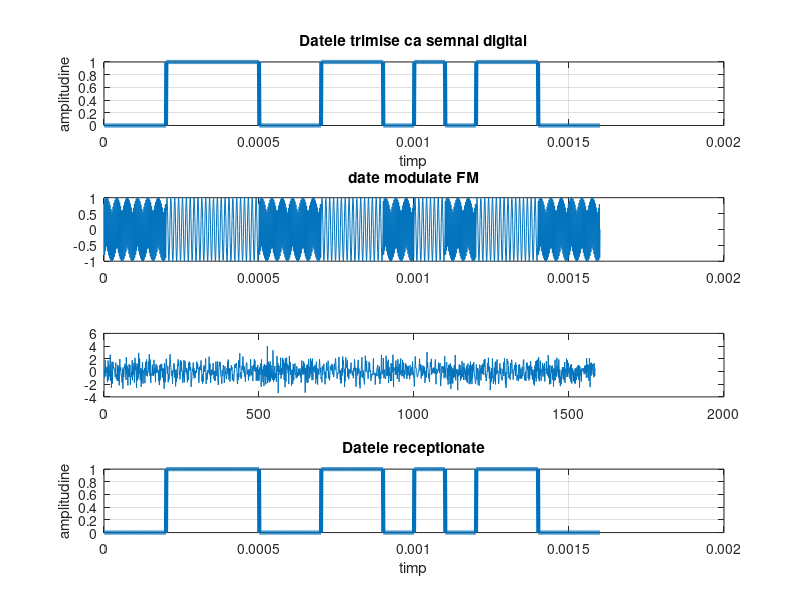

Source code (MATLAB):
%Tema 1 Prelucrarea semnalelor.(digital signal processing)
%Popescu Ionut Cosmin, 331AC
%modulation of a bit stream using FSK

data = [0 0 1 1 1 0 0 1 1 0 1 0 1 1 0 0 ]; %sirul de biti pe care il vom modula
%stem(data)%reprezentare date.
bit_period = 0.0001;
disp('Mesajul catre transmitatorul FM');%mesage to FM trasmitter
disp(data);


%am reprezentat sirul de biti ca un semnal dreptunghiular
%representation of the bit stream "data" as a rectangular singnal
bit = [];
for n=1 : 1 : length(data)
    if data(n) == 1;
        a = ones(1, 100);
    else data(n) = 0;
        a = zeros(1, 100);
    end
     bit = [bit a];

end

t1 = bit_period / 100 : bit_period/100 : 100 * length(data) * (bit_period/100);
subplot(4,1,1);
plot(t1, bit, 'lineWidth', 3);
grid on;
xlabel('timp');%time
ylabel('amplitudine');%amplitude
title('Datele trimise ca semnal digital');%data as digital signal


%%modularea semnalului
%modulation of signal
bit_rate = 1 / bit_period;
frecv_bit_0 = bit_rate * 8;
frecv_bit_1 = bit_rate * 32;
t2 = bit_period / 99 : bit_period / 99 : bit_period;
b = length(t2);%signal size
signal = [];

for i = 1 : 1 : length(data)
    if(data(i) == 1)
        y = sin(2 * pi * frecv_bit_0 * t2);
    else
        y = sin(2 * pi * frecv_bit_1 * t2);
    end
    signal = [signal, y];
end

t3 = bit_period / 99 : bit_period / 99 : bit_period * length(data);
b1 = length(t3);
subplot(4, 1, 2);
plot(t3, signal);
title('date modulate FM');


%adaugare zgomot peste semnalul modulat
% awgn - add white gaussian noise
noisy_signal = awgn(signal, 1.5);
subplot(4, 1, 3);
plot(noisy_signal);


%demodulare
%demodulation
mn = [];
for n = b : b : length(noisy_signal)
    t = bit_period / 99 : bit_period / 99 : bit_period;
    y1 = sin(2 * pi * frecv_bit_0 * t2);
    y2 = sin(2 * pi * frecv_bit_1 * t2);
    
    c = y1.*noisy_signal((n-(b-1)):n);
    c1 = y2.*noisy_signal((n-(b-1)):n);
    t4 = bit_period / 99 : bit_period / 99 : bit_period;
    
    z1 = trapz(t4, c); %integrare dupa t4 a semnalelor fm 
    z2 = trapz(t4, c1);
    z3 = round(2 * z1 / bit_period);
    z4 = round(2 * z2 / bit_period);
    
    if(z3 > 0.5)%amplitudianea semnalului este 1 %comparatorul
        digital_signal = 1;
    else (z4 > 0.5)
          digital_signal = 0;
    end
    
    mn = [mn, digital_signal];
end
disp('Semnalul digital reconstruit');
disp(mn);

%reprezentare informatia binra
%display bitstream as individual bits
bit = [];
for n=1 : 1 : length(data)
    if data(n) == 1;
        a = ones(1, 100);
    else data(n) = 0;
        a = zeros(1, 100);
    end
     bit = [bit a];

end
t1 = bit_period / 100 : bit_period/100 : 100 * length(mn) * (bit_period/100);
subplot(4,1,4);
plot(t1, bit, 'lineWidth', 3);
grid on;
xlabel('timp');
ylabel('amplitudine');
title('Datele receptionate');
